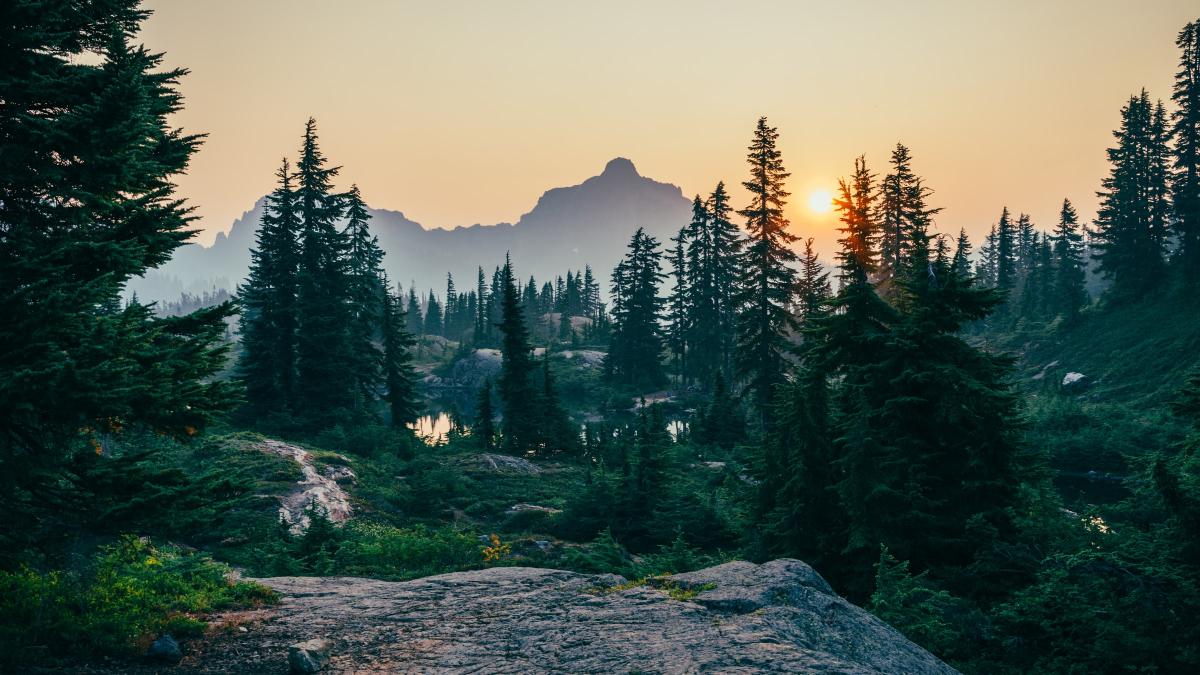
#> input picture image_processing/knn/input_images/landscape_3.jpg, 2400 x 1350 px, given as the content of the folder output_directory/elements, which was not available (shown at 1/2 size)
$ python knn_ssim.py
#> lines starting #> are read from the running program, lines starting #| are printed output that depends on the picture; pictures that were not available may be replaced by others from this repository, and a replacement may not be noted
import cv2
import os
import numpy as np
from skimage.metrics import structural_similarity as ssim

# old version


def crop_and_patch_image(image_path, crop_size, patch_size):
    # Load the image
    image = cv2.imread(image_path)

    # Check if image is loaded
    if image is None:
        print(f"Error: Failed to load image '{image_path}'")
        return []

    # Crop the image to the desired size (1000x800)
    if image.shape[0] < crop_size[1] or image.shape[1] < crop_size[0]:
        print(f"Error: Image size is smaller than the desired crop size")
        return []

    # Assuming we want to crop from the top-left corner, adjust if needed
    cropped_image = image[:crop_size[1], :crop_size[0]]

    # List to hold the patches
    patches = []

    # Extract patches from the cropped image
    for y in range(0, cropped_image.shape[0], patch_size[1]):
        for x in range(0, cropped_image.shape[1], patch_size[0]):
            patch = cropped_image[y:y + patch_size[1], x:x + patch_size[0]]
            patches.append(patch)

    return patches

def load_known_patches(directory_path):
#> called with directory_path = 'output_directory/elements'
    patch_files = [f for f in os.listdir(directory_path) if f.endswith('.jpg')]
    patches = []
    for file in patch_files:
        file_path = os.path.join(directory_path, file)
        patch = cv2.imread(file_path, cv2.IMREAD_GRAYSCALE)
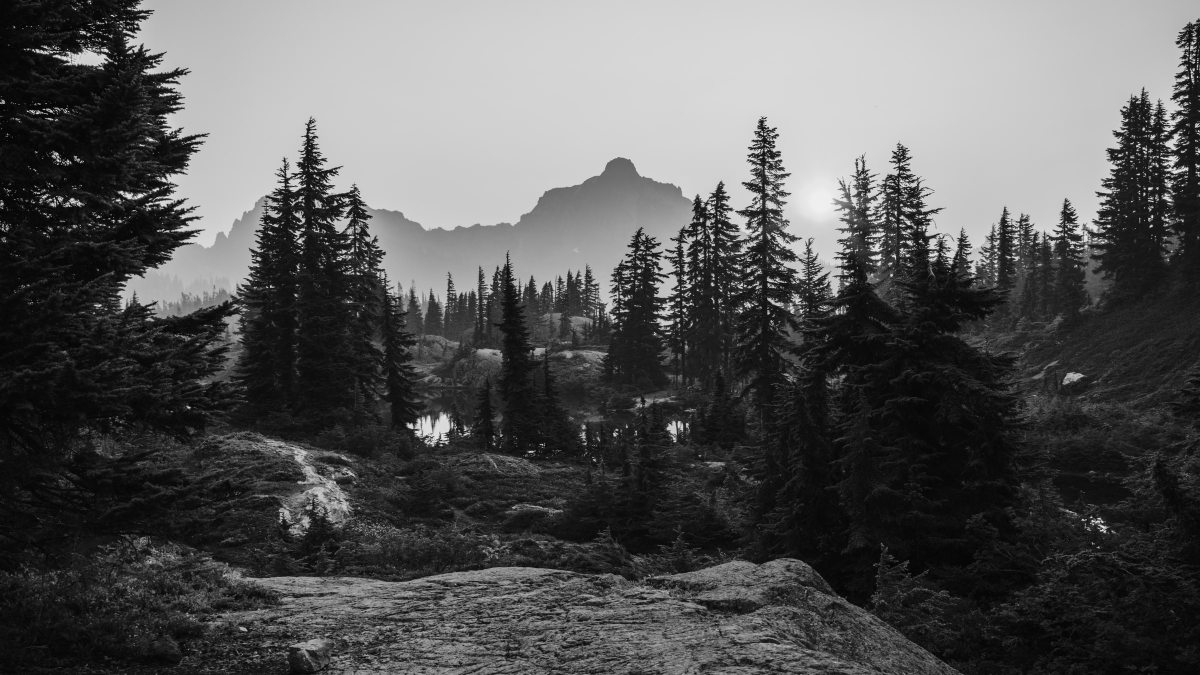
#> patch: shape (1350, 2400) (shown at 1/2 size); min 0, max 255, mean 87.2
        if patch is not None:
            patches.append((patch, file))  # Append the patch along with its filename
        else:
            print(f"Warning: Unable to load image at {file_path}")
    return patches

def analyze_edges(patches, low_threshold, high_threshold):
    edge_maps = []
    for patch in patches:
        if patch.ndim == 3 and patch.shape[2] == 3:
            # Convert patch to grayscale
            gray_patch = cv2.cvtColor(patch, cv2.COLOR_BGR2GRAY)
        else:
            # If the image is already one channel, assume it is grayscale
            gray_patch = patch
        # Detect edges in the patch
        edges = cv2.Canny(gray_patch, low_threshold, high_threshold)
        edge_maps.append(edges)
    return edge_maps

def calculate_ssim(input_edge_maps, known_edge_maps):
    # Stores a list of SSIM scores along with the indices of the patches compared
    ssim_scores = []

    # Iterate over each combination of edge maps
    for index1, em1 in enumerate(input_edge_maps):
        for index2, em2 in enumerate(known_edge_maps):
            score = ssim(em1, em2)
            ssim_scores.append((index1, index2, score))
    return ssim_scores

def knn_ssim(ssim_scores, k):
    # Sort the SSIM scores for each input patch
    knn_results = {}
    for score_data in ssim_scores:
        input_patch_index = score_data[0]
        if input_patch_index not in knn_results:
            knn_results[input_patch_index] = []
        knn_results[input_patch_index].append(score_data)

    # K nearest neighbors
    for patch_index in knn_results:
        knn_results[patch_index] = sorted(knn_results[patch_index],
                                          key=lambda x: x[2], reverse=True)[:k]

    return knn_results

def label_patches(knn_results, labels, threshold,
                  output_file):
    with open(output_file, 'w') as file:
        for input_patch_index, neighbors in knn_results.items():
            file.write(f"Input Patch {input_patch_index+1} is most similar to:\n")
            for neighbor in neighbors:
                known_patch_index, ssim_score = neighbor[1], neighbor[2]
                # Retrieve label of the most similar known patch
                patch_label = labels[known_patch_index][1]
                known_patch_filename, _ = os.path.splitext(patch_label)

                if ssim_score >= threshold:
                    file.write(f"\t'{known_patch_filename}' with SSIM Score: {ssim_score:.4f}\n")
                else:
                    file.write(f"\tOutlier\n")

            file.write("\n")

# image Crop size (width, height) in pixels
crop_size = (900, 750)

# Patch size (width, height) in pixels
patch_size = (150, 150)

# input image to analyze
filename = 'landscape_2.jpg'

# input image folder
test_img_path = os.path.join('input_images', filename)

# known_patches folder
known_patches_dir = 'output_directory/elements'

# Load known patches and store filenames as labels
labels = load_known_patches(known_patches_dir)
#> labels = 1 item

# Extract the patches and filenames separately
known_img_patches, known_patch_filenames = zip(*labels)
#> known_patch_filenames = ('landscape_3.jpg',)

# Thresholds for Canny edge detection
low_threshold = 50
high_threshold = 200

k = 3 # K nearest neighbors to consider

input_img_patches = crop_and_patch_image(test_img_path, crop_size, patch_size)
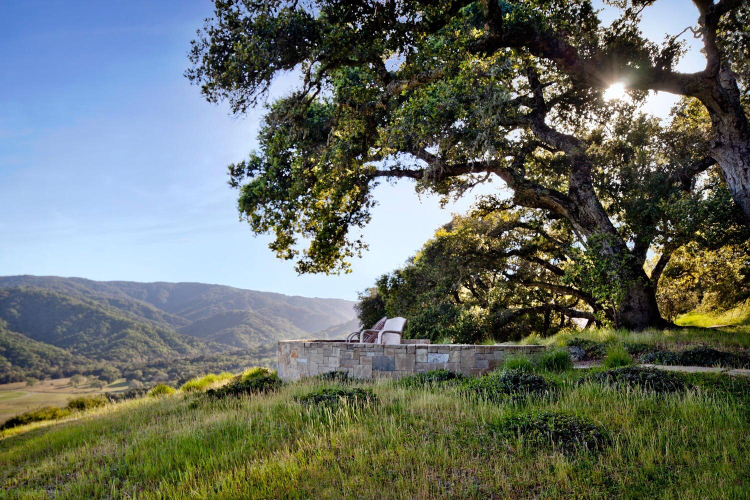
#> input picture image_processing/knn/input_images/landscape_2.jpg, 1500 x 1000 px, found by its file name (shown at 1/2 size)
#> in crop_and_patch_image, image is the input picture: shape (1000, 1500, 3); mean B, G, R 100.2, 109.2, 102.1
#> in crop_and_patch_image, `cropped_image = image[:crop_size[1], :crop_size[0]]`:
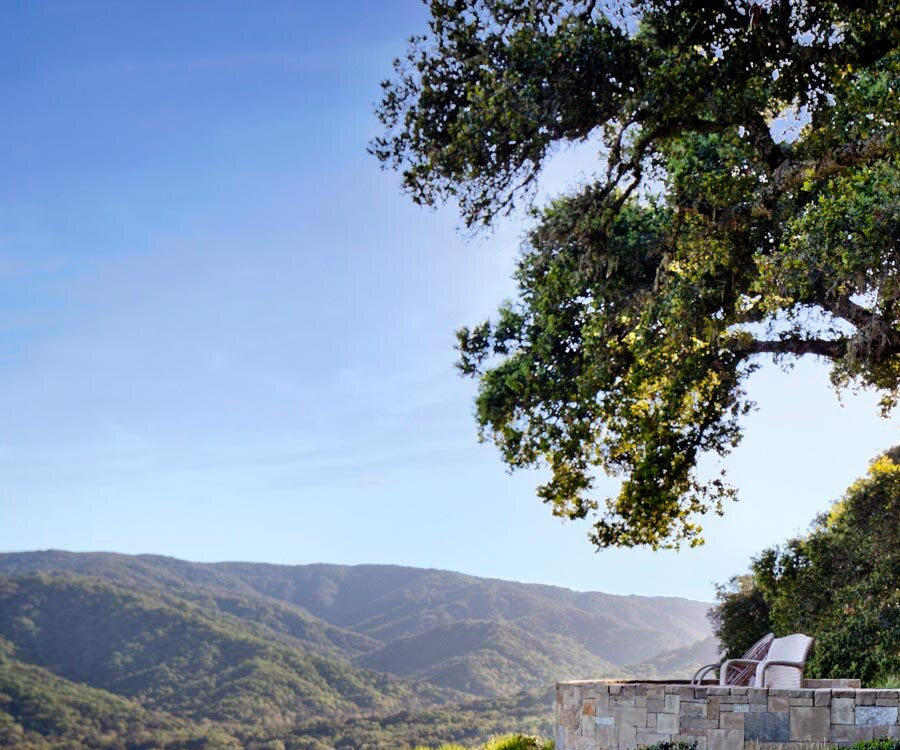
#> cropped_image: shape (750, 900, 3); mean B, G, R 157.7, 139.9, 123.7
#> after the loop in crop_and_patch_image, `for y in range(0, cropped_image.shape[0], patch_size[1]):`: patches = 30 items
#> input_img_patches = 30 items

input_edge_maps = analyze_edges(input_img_patches, low_threshold, high_threshold)
#> the loop in analyze_edges, `for patch in patches:` made 30 passes
#> pass 1, in analyze_edges, `gray_patch = cv2.cvtColor(patch, cv2.COLOR_BGR2GRAY)`:
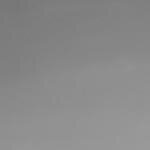
#> gray_patch: shape (150, 150); min 118, max 154, mean 137.4
#> pass 3, in analyze_edges, `gray_patch = cv2.cvtColor(patch, cv2.COLOR_BGR2GRAY)`:
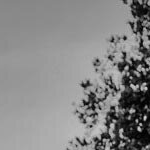
#> gray_patch: shape (150, 150); min 0, max 212, mean 134.3
#> after the loop in analyze_edges, `for patch in patches:`:
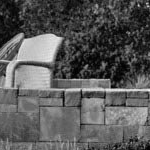
#> gray_patch: shape (150, 150); min 0, max 247, mean 89.6
#> input_edge_maps = 30 items
#> the loop in calculate_ssim, `for index1, em1 in enumerate(input_edge_maps):` made 1 pass
#> index1 on pass 1: 0
#> after the loop in calculate_ssim, `for index1, em1 in enumerate(input_edge_maps):`: ssim_scores = []

# Calculate SSIM scores for all patches
#> (the run stopped early here; a loop or call above may not have finished)
